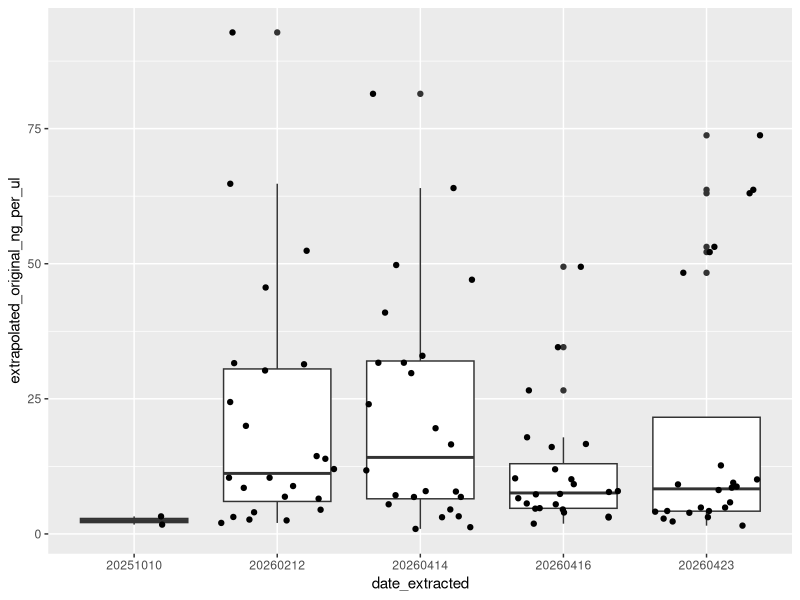

The R script that drew this image: (Note: this script raises an error after producing the figure.)
## ---- chunk 1
knitr::opts_chunk$set(echo = TRUE)
## ---- chunk 2
library(tidyverse)
## ---- chunk 3
q_data = read_csv("../Qubit Results - raw_sample_results.csv") # read in qubit data
# 1 row = 1 measurement. Some extractions measured multiple times, where first measurement read out of range (OOR)

head(q_data)
## ---- chunk 4
# make a dataframe without OOR measurements
oor_strings = c("High", "Low")
in_range_qs = q_data %>%
  filter(!(ng_per_ul %in% oor_strings | ng_per_ml %in% oor_strings)) %>% # should remove all qubits with out of range results
  mutate(ng_per_ul = as.numeric(ng_per_ul),
         ng_per_ml = as.numeric(ng_per_ml)) # coerce all concentration data to numeric type; it was character before because of the OOR values



head(in_range_qs) # not empty
is.numeric(in_range_qs$ng_per_ul) #it worked
is.numeric(in_range_qs$ng_per_ml) #it worked
## ---- chunk 5
# ok so now we need to count up all the ul consumed from each original extract
  ## from q_data
# and calculate how much is left of each extract 
  ## in in_range_qs

for (i in 1:length(in_range_qs$extraction_id)) { # for each original extraction,
  total_ul_consumed = 0 # initialize var to store total ul used for qubitting
  for (j in 1:length(q_data$extraction_id)) { # then look through each qubit measuremnt
    
    if (q_data$extraction_id[j] == in_range_qs$extraction_id[i]) { # if that qubit measurement was of this original extraction,
      total_ul_consumed = total_ul_consumed + q_data$ul_original_consumed[j] # add the # of ul consumed to make that quibit measurement to the total consumed from this original extraction
    } else {}
  }
  in_range_qs$ul_original_consumed[i] = total_ul_consumed # now store the total ul consumed for all measurements of this original extraction in in_range_qs
}

head(in_range_qs)
## ---- chunk 6
qs_ng_ul = in_range_qs %>%
  mutate(
    ng_per_ul = case_when(
      !is.na(ng_per_ul) ~ ng_per_ul,
      is.na(ng_per_ul) ~ ng_per_ml/1000
                               )
         ) # for each row where ng_per_ul column is empty, grab data from ng_per_ml column, convert to ng/ul, and store in  ng_per_ul column

head(qs_ng_ul)
## ---- chunk 7
# extrapolate original extraction's concentration for cases where we had to measure a dilution on the qubit

# convert the "dilution factor" into a proportion (original extract volume)/(H2O volume)
proportion = c() # put proportion values in a vector, in matching order with the data frame
for (i in 1:length(in_range_qs$extraction_id)) {
  dilfac = in_range_qs$dilution_factor[i]
  if (dilfac == "original_extract") {
    proportion[i] = 1
  } else if (dilfac == "1:1") {
    proportion[i] = 0.5
  } else if (dilfac == "1:3") {
    proportion[i] = 0.25
  }
}

qs_ng_ul = mutate(qs_ng_ul, proportion_original = proportion) # make that vector a column in qs_ng_ul


concs = mutate (qs_ng_ul, extrapolated_original_ng_per_ul = (1/proportion_original)*ng_per_ul) # calculate original concentration from measured concentration of dilution

head(concs)
## ---- chunk 8
concs = mutate(concs, remaining_original_ul = ul_elution_original - ul_original_consumed - 10) # make new column with remaining ul of original extract, -10ul for safety/EB that never made it out of the spin column

concs$remaining_original_ul # looks like that worked
## ---- chunk 9
library(ggplot2)

concs4graph = concs %>% mutate(date_extracted = as.character(date_extracted))
ggplot(concs4graph, aes(x = date_extracted, y = extrapolated_original_ng_per_ul)) +
  geom_boxplot() + geom_jitter()
## ---- chunk 10
# calculate final volume if we dilute all original extract
v2 = function(c1, v1, c2) {
  v2 = (c1*v1)/c2
  return(v2)
}

concs = mutate(concs, # add 2 columns: final volume of diluted extract, volume of H2O to add
               final_vol_ul = v2(extrapolated_original_ng_per_ul, remaining_original_ul, 2),
               H2O_ul = final_vol_ul - remaining_original_ul)
head(concs)


## ---- chunk 11
# we want the final dilution to fit in a strip tube (max v2 possible <190ul)

# so we constrain v2 and find v1; (c2v2)/c1 = v2
v1 = function(c2, v2, c1) {
  v1 = (c2*v2)/c1
  return(v1)
}

already_good = filter(concs, concs$final_vol_ul <= 190) # set aside cases where diluting all original extract would fit into a strip tube 
head(already_good)

concs200 = concs # make a copy of our data table to work in

diluting_whole_original = which(!(concs$extraction_id %in% (already_good$extraction_id))) # find indicies of extractions a dilution of the whole original volume will fit in a 200ul tube
diluting_aliquot = which(!(concs$extraction_id %in% (already_good$extraction_id))) # find indicies of extractions where we'd to dilute an aliquot to fit into 200ul strip tubes

concs200 = concs200 %>% 
  mutate(final_vol_ul = case_when(
    concs$extraction_id %in% (already_good$extraction_id) ~ final_vol_ul, # for extractions for which a dilution of the whole original volume will fit in a 200ul tube, set final vol of dilution as the final volume we find if we dilute the whole original extract
    !(concs$extraction_id %in% (already_good$extraction_id)) ~ 190)) # for extractions where we'd to dilute an aliquot to fit into 200ul strip tubes, set final vol of dilution to 190ul (200ul - 10ul for headspace)


# concs200[diluting_whole_original, "final_vol_ul"] = final_vol_if_all_diluted # for these, set final vol of dilution as the final volume we find if we dilute the whole original extract
# concs200[diluting_aliquot, "final_vol_ul"] = 190 # for these, set final vol of dilution to 190ul. 200ul - 10ul for headspace


# for extractions with these indices, find volume of original extraction we need to make a 2ng/ul dilution the final volume set above
concs200 = concs200 %>%
  mutate(ul_original_into_final = v1(2.01, # a little more than 2, so rounding errors don't push the final concentrations below 2
                                              final_vol_ul, # final vol set above
                                              extrapolated_original_ng_per_ul) # original extract concentrations
  ) %>%
  mutate(concs200, # re-write h2o vol
               H2O_ul = final_vol_ul - ul_original_into_final)

head(concs200)
## ---- chunk 12

c2 = function(c1, v1, v2) {
  c2 = (c1*v1)/v2
  return(c2)
}


concs200 = concs200 %>% 
  
  # round volumes I'll be pipetting to the tenth place so I can do it with a p200
  mutate( 
    round_original = round(ul_original_into_final, digits = 1),
    round_H2O = round(H2O_ul, digits = 1),
    final_vol_ul = round_H2O + round_original
  ) %>%
  
  # calculate actual final concentration 
  mutate(final_ng_per_ul = c2(extrapolated_original_ng_per_ul, round_original, final_vol_ul))


concs200$final_ng_per_ul # good, once I re-set the final concentration in the code chunk above to 2.01

# code to check for rounding errors: 
head(filter(concs200, final_ng_per_ul < 2)) # if final conc is set anywhere 2.01 - 2.05, 7 show up as <2ng/ul final concentration actual
## ---- chunk 13
# tidy 
DNA_dilutions_all_200 = concs200 %>% 
  select(!c(qubit_run_id, qubit_run_id_local, ng_per_ml, dilution_factor, proportion_original, ng_per_ul)) %>% # remove columns which were only relevant as metadata for qubit measurements
  rename(original_ng_per_ul = extrapolated_original_ng_per_ul, # rename concentration of original extract for clarity
         ul_H2O_into_final = H2O_ul,
         ul_original_used_for_qubit = ul_original_consumed) # 

DNA_dilutions_all_200 = DNA_dilutions_all_200[order(DNA_dilutions_all_200$extraction_id),] # reorder dataframe by extraction id

## ---- chunk 14
write.csv(DNA_dilutions_all_200, "Results/DNA_dilutions_all_striptubes.csv")
